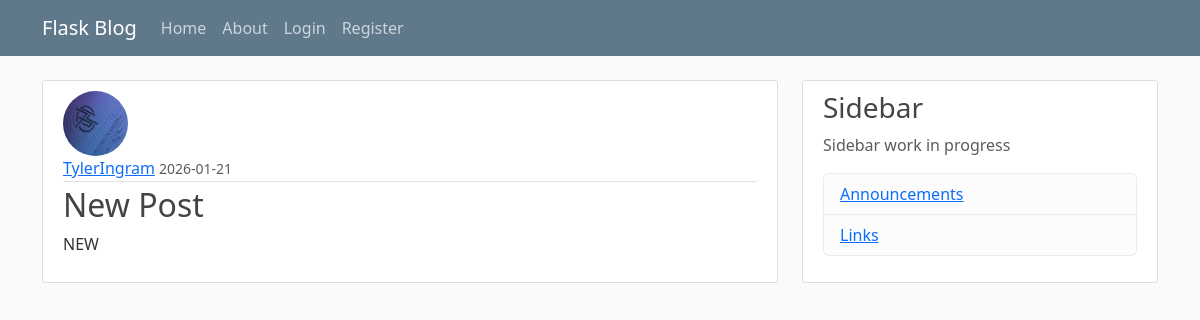
/post/12, run on an earlier commit of the app's database.
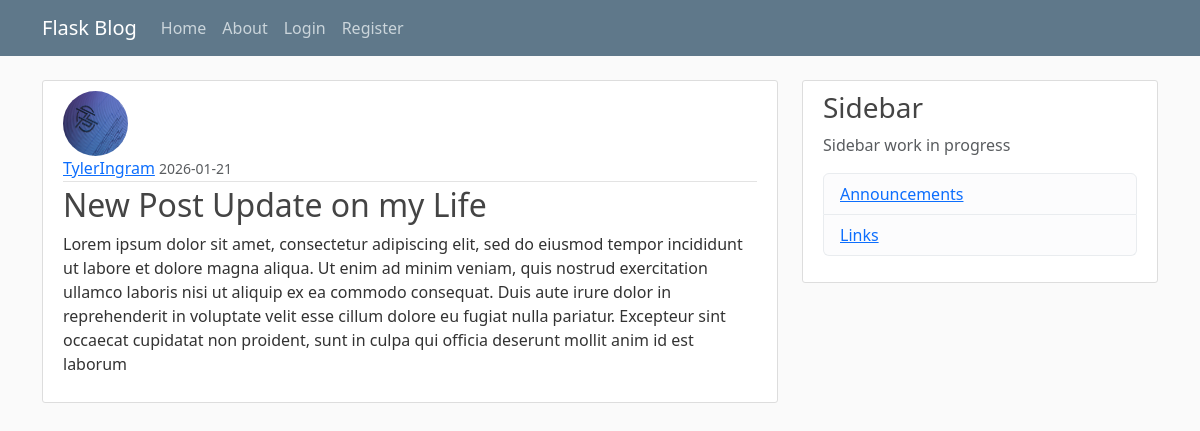
And on a later commit of the database.
### flaskblog/models.py (models this page shows, shortened)
class Post(db.Model):
    id = db.Column(db.Integer, primary_key=True)
    title = db.Column(db.String(100), nullable=False)
    date_posted = db.Column(db.DateTime, nullable=False, default=lambda: datetime.now(timezone.utc))
    content = db.Column(db.Text, nullable=False)
    user_id = db.Column(db.Integer, db.ForeignKey('user.id'), nullable=False)

### flaskblog/posts/routes.py (the view)
@posts.route("/post/<int:post_id>")
def post(post_id):
    post = Post.query.get_or_404(post_id)
    return render_template('post.html', post=post, title=post.title)

### flaskblog/templates/post.html (shortened to what this page needs)
{% extends "layout.html" %}
{%block content%}
    <article class="media content-section">
        <img class="rounded-circle article-img" src="{{ url_for('static', filename='profile_pics/' + post.author.image_file) }}">
        <div class="media-body">
            <div class="article-metadata">
                <a class="mr-2" href="{{ url_for('users.user_posts', username=post.author.username) }}">{{ post.author.username }}</a>
                <small class="text-muted">{{ post.date_posted.strftime('%Y-%m-%d') }}</small>
            </div>
            <h2 class="article-title">{{ post.title }}</h2>
            <p class="article-content">{{ post.content }}</p>
        </div>
    </article>
{% endblock content %}

What changed in the data, as far as the page shows it:
changed Post: title "New Post" → "New Post Update on my Life"; content "NEW" → "Lorem ipsum dolor sit amet, consectetur adipiscing elit, sed do eiusmod tempor incididunt ut labore et dolore magna aliqua. Ut enim ad minim veniam, quis nostrud exercitation ullamco laboris nisi ut aliquip ex ea commodo consequat. Duis aute irure dolor in reprehenderit in voluptate velit esse cillum dolore eu fugiat nulla pariatur. Excepteur sint occaecat cupidatat non proident, sunt in culpa qui officia deserunt mollit anim id est laborum"
